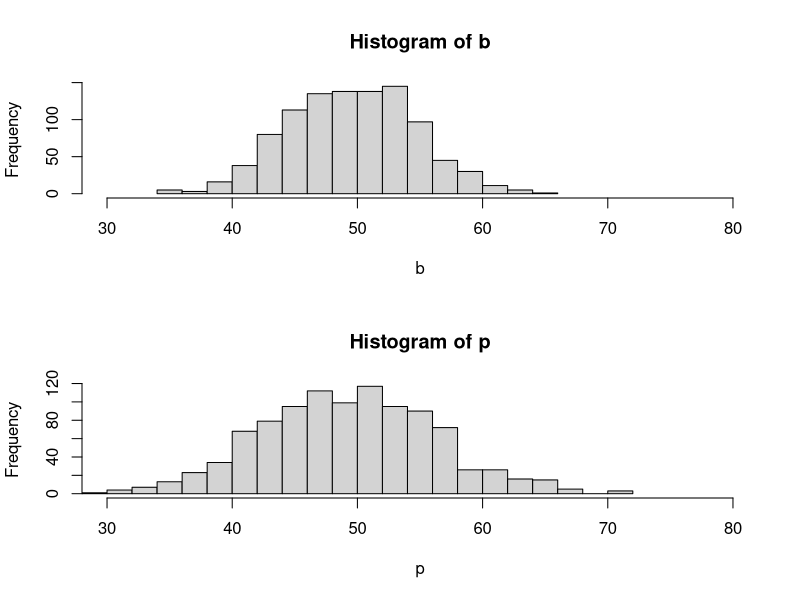

Write the R code that produced this figure.
# 1000 broevi od B(100, 0.5)
b <- rbinom(1000, 100, 0.5)
# 1000 broevi od P(20)
p <- rpois(1000, 50)

par(mfrow = c(2, 1))
hist(b, breaks = 20, xlim = c(30, 80))
hist(p, breaks = 20, xlim = c(30, 80))